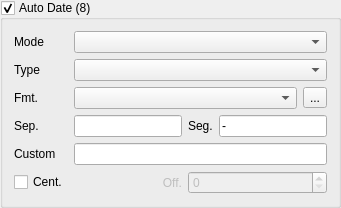
         <widget class="QGroupBox" name="autoDateBox">
          <property name="enabled">
           <bool>true</bool>
          </property>
          <property name="title">
           <string>Auto Date (8)</string>
          </property>
          <property name="checkable">
           <bool>true</bool>
          </property>
          <layout class="QGridLayout" name="gridLayout_6">
           <item row="4" column="3" colspan="3">
            <widget class="QLineEdit" name="autoDateCustomEdit"/>
           </item>
           <item row="3" column="3">
            <widget class="QLineEdit" name="autoDateSepEdit"/>
           </item>
           <item row="1" column="0">
            <widget class="QLabel" name="label_18">
             <property name="text">
              <string>Type</string>
             </property>
            </widget>
           </item>
           <item row="3" column="0">
            <widget class="QLabel" name="label_20">
             <property name="text">
              <string>Sep.</string>
             </property>
            </widget>
           </item>
           <item row="3" column="5">
            <widget class="QLineEdit" name="autoDateSegEdit">
             <property name="text">
              <string>-</string>
             </property>
            </widget>
           </item>
           <item row="4" column="0">
            <widget class="QLabel" name="label_21">
             <property name="text">
              <string>Custom</string>
             </property>
            </widget>
           </item>
           <item row="0" column="3" colspan="3">
            <widget class="QComboBox" name="autoDateModeCombo"/>
           </item>
           <item row="3" column="4">
            <widget class="QLabel" name="label_22">
             <property name="text">
              <string>Seg.</string>
             </property>
            </widget>
           </item>
           <item row="1" column="3" colspan="3">
            <widget class="QComboBox" name="autoDateTypeCombo"/>
           </item>
           <item row="2" column="0">
            <widget class="QLabel" name="label_19">
             <property name="text">
              <string>Fmt.</string>
             </property>
            </widget>
           </item>
           <item row="0" column="0">
            <widget class="QLabel" name="label_17">
             <property name="text">
              <string>Mode</string>
             </property>
            </widget>
           </item>
           <item row="5" column="3">
            <widget class="QLabel" name="label_23">
             <property name="enabled">
              <bool>false</bool>
             </property>
             <property name="text">
              <string>Off.</string>
             </property>
             <property name="alignment">
              <set>Qt::AlignRight|Qt::AlignTrailing|Qt::AlignVCenter</set>
             </property>
            </widget>
           </item>
           <item row="5" column="0">
            <widget class="QCheckBox" name="autoDateCentCheck">
             <property name="text">
              <string>Cent.</string>
             </property>
            </widget>
           </item>
           <item row="5" column="4" colspan="2">
            <widget class="QSpinBox" name="autoDateOffSpin">
             <property name="enabled">
              <bool>false</bool>
             </property>
            </widget>
           </item>
           <item row="2" column="3" colspan="3">
            <layout class="QHBoxLayout" name="horizontalLayout_7">
             <item>
              <widget class="QComboBox" name="autoDateFmtCombo"/>
             </item>
             <item>
              <widget class="QToolButton" name="autoDateFmtHelpBtn">
               <property name="text">
                <string>...</string>
               </property>
               <property name="icon">
                <iconset>
                 <normalon>C:/Users/manbi/Downloads/help.png</normalon>
                </iconset>
               </property>
              </widget>
             </item>
            </layout>
           </item>
          </layout>
         </widget>
